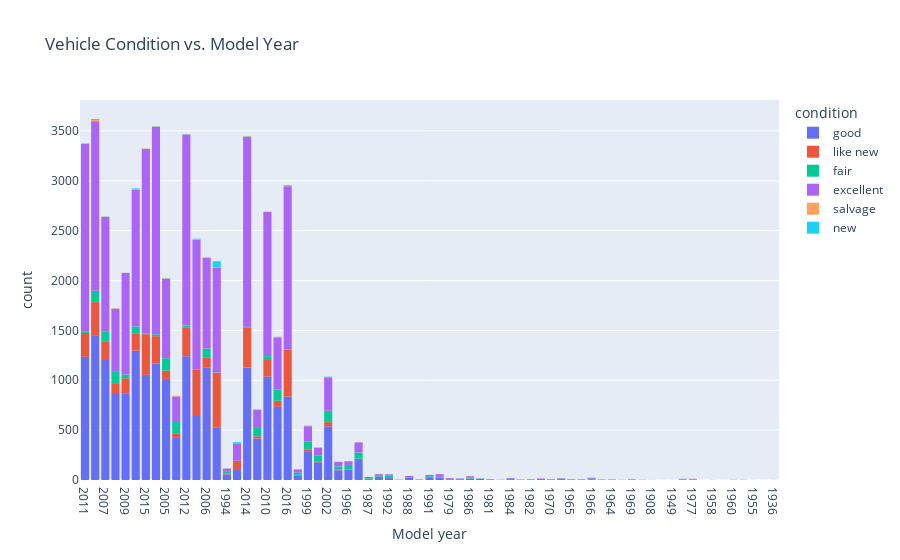

The code cell stored with this chart in its notebook:
### Code cell
#Vehicle condition vs model year histogram
df_cond_year_hist = px.histogram(df, x="model_year", color="condition", title="Vehicle Condition vs. Model Year",
                                 labels=dict(model_year="Model year"))
df_cond_year_hist.show()

### Figure 1 — Plotly figure (JSON) as saved in the notebook; plotly's stock layout.template omitted (floating-point values rounded to 4 significant figures; data arrays with more than 128 entries replaced by an {"elided": "..."} marker saying what was removed)
{"data": [{"alignmentgroup": "True", "bingroup": "x", "hovertemplate": "condition=good<br>Model year=%{x}<br>count=%{y}<extra></extra>", "legendgroup": "good", "marker": {"color": "#636efa", "pattern": {"shape": ""}}, "name": "good", "offsetgroup": "good", "orientation": "v", "showlegend": true, "type": "histogram", "x": {"elided": "20145 str values"}, "xaxis": "x", "yaxis": "y"}, {"alignmentgroup": "True", "bingroup": "x", "hovertemplate": "condition=like new<br>Model year=%{x}<br>count=%{y}<extra></extra>", "legendgroup": "like new", "marker": {"color": "#EF553B", "pattern": {"shape": ""}}, "name": "like new", "offsetgroup": "like new", "orientation": "v", "showlegend": true, "type": "histogram", "x": {"elided": "4742 str values"}, "xaxis": "x", "yaxis": "y"}, {"alignmentgroup": "True", "bingroup": "x", "hovertemplate": "condition=fair<br>Model year=%{x}<br>count=%{y}<extra></extra>", "legendgroup": "fair", "marker": {"color": "#00cc96", "pattern": {"shape": ""}}, "name": "fair", "offsetgroup": "fair", "orientation": "v", "showlegend": true, "type": "histogram", "x": {"elided": "1607 str values"}, "xaxis": "x", "yaxis": "y"}, {"alignmentgroup": "True", "bingroup": "x", "hovertemplate": "condition=excellent<br>Model year=%{x}<br>count=%{y}<extra></extra>", "legendgroup": "excellent", "marker": {"color": "#ab63fa", "pattern": {"shape": ""}}, "name": "excellent", "offsetgroup": "excellent", "orientation": "v", "showlegend": true, "type": "histogram", "x": {"elided": "24773 str values"}, "xaxis": "x", "yaxis": "y"}, {"alignmentgroup": "True", "bingroup": "x", "hovertemplate": "condition=salvage<br>Model year=%{x}<br>count=%{y}<extra></extra>", "legendgroup": "salvage", "marker": {"color": "#FFA15A", "pattern": {"shape": ""}}, "name": "salvage", "offsetgroup": "salvage", "orientation": "v", "showlegend": true, "type": "histogram", "x": ["1999", "2008", "2012", "1995", "2003", "2005", "2008", "2001", "2001", "1998", "2001", "2003", "2008", "2000", "2005", "2014", "2003", "1997", "N/A", "2009", "2013", "2006", "2015", "2018", "2006", "1994", "1995", "2019", "1995", "2018", "2000", "2014", "N/A", "2004", "2001", "2015", "2007", "2004", "2014", "1999", "N/A", "2007", "N/A", "2013", "1999", "2015", "2013", "2003", "1977", "2014", "2000", "2017", "2017", "2014", "2014", "2004", "1995", "2013", "N/A", "1999", "2002", "2010", "N/A", "2004", "2018", "2003", "2008", "N/A", "N/A", "2017", "2017", "2017", "2009", "2001", "2002", "1996", "N/A", "2010", "2002", "2007", "2000", "N/A", "2001", "2005", "2001", "1993", "2005", "2012", "1999", "2003", "2016", "2006", "1994", "2008", "2014", "1993", "2005", "2006", "2001", "2011", "2008", "2004", "2015", "2007", "1986", "2013", "N/A", "1994", "1999", "1997", "2008", "N/A", "2017", "2013", "2002"], "xaxis": "x", "yaxis": "y"}, {"alignmentgroup": "True", "bingroup": "x", "hovertemplate": "condition=new<br>Model year=%{x}<br>count=%{y}<extra></extra>", "legendgroup": "new", "marker": {"color": "#19d3f3", "pattern": {"shape": ""}}, "name": "new", "offsetgroup": "new", "orientation": "v", "showlegend": true, "type": "histogram", "x": {"elided": "143 str values"}, "xaxis": "x", "yaxis": "y"}], "layout": {"barmode": "relative", "legend": {"title": {"text": "condition"}, "tracegroupgap": 0}, "title": {"text": "Vehicle Condition vs. Model Year"}, "xaxis": {"anchor": "y", "domain": [0, 1], "title": {"text": "Model year"}}, "yaxis": {"anchor": "x", "domain": [0, 1], "title": {"text": "count"}}}}
